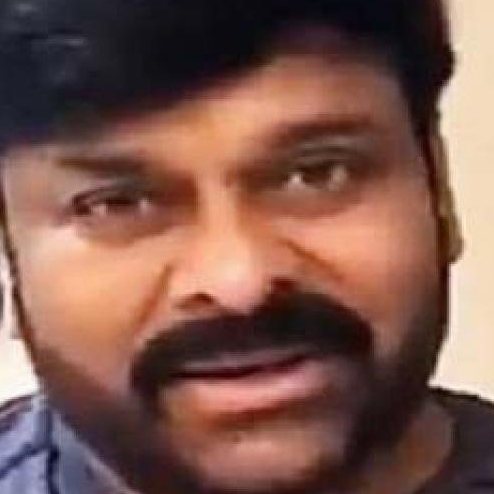
#> input picture model/dataset/cropped/chiranjeevi/chiranjeevi1.png, 494 x 494 px, given in place of sharapova1.jpg, which was not available
$ jupyter execute --allow-errors data_cleaning.ipynb   (shell and % lines are left out)   (text cells are left out)
#> lines starting #> are read from the running program, lines starting #| are printed output that depends on the picture; pictures that were not available may be replaced by others from this repository, and a replacement may not be noted
[cell 1]
import numpy as np
import cv2
import matplotlib
from matplotlib import pyplot as plt

[cell 2]
img = cv2.imread('./test_images/sharapova1.jpg')
#> img is the input picture: shape (494, 494, 3); mean B, G, R 77.2, 87.2, 124.1
img.shape
#> Out = (494, 494, 3)

[cell 3]
plt.imshow(img)

[cell 4]
gray = cv2.cvtColor(img, cv2.COLOR_BGR2GRAY)
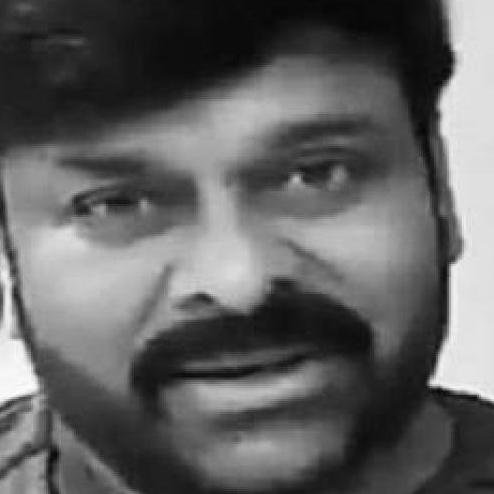
#> gray: shape (494, 494); min 6, max 255, mean 97.1
gray.shape
#> Out = (494, 494)

[cell 5]
gray

[cell 6]
plt.imshow(gray, cmap='gray')

[cell 7]
face_cascade = cv2.CascadeClassifier('./opencv/haarcascades/haarcascade_frontalface_default.xml')
eye_cascade = cv2.CascadeClassifier('./opencv/haarcascades/haarcascade_eye.xml')

faces = face_cascade.detectMultiScale(gray, 1.3, 5)
#> faces = ()
faces

#> (a cell that did not finish here is left out)

#> (a cell that did not finish here is left out)

[cell 10]
cv2.destroyAllWindows()
for (x,y,w,h) in faces:
    face_img = cv2.rectangle(img,(x,y),(x+w,y+h),(255,0,0),2)
    roi_gray = gray[y:y+h, x:x+w]
    roi_color = face_img[y:y+h, x:x+w]
    eyes = eye_cascade.detectMultiScale(roi_gray)
    for (ex,ey,ew,eh) in eyes:
        cv2.rectangle(roi_color,(ex,ey),(ex+ew,ey+eh),(0,255,0),2)
#> this loop made 0 passes


plt.figure()
#> (the rest of this cell did not finish here and is left out)

#> (a cell that did not finish here is left out)

[cell 12]
def get_cropped_image_if_2_eyes(image_path):
#> called with image_path = './test_images/sharapova1.jpg'
    img = cv2.imread(image_path)
    if img is None:
        print(f"Could not read the image at {image_path}. Skipping...")
        return None

    gray = cv2.cvtColor(img, cv2.COLOR_BGR2GRAY)
    faces = face_cascade.detectMultiScale(gray, 1.3, 5)
#> faces = ()
    for (x, y, w, h) in faces:
        roi_color = img[y:y+h, x:x+w]
        return roi_color  # Return the cropped image if found

    print(f"No faces found in {image_path}.")
    return None

[cell 13]
original_image = cv2.imread('./test_images/sharapova1.jpg')
plt.imshow(original_image)

[cell 14]
cropped_image = get_cropped_image_if_2_eyes('./test_images/sharapova1.jpg')
#> (the rest of this cell did not finish here and is left out)

[cell 15]
org_image_obstructed = cv2.imread('./test_images/sharapova2.jpg')
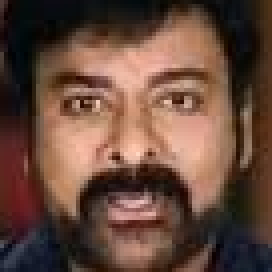
#> input picture model/dataset/cropped/chiranjeevi/chiranjeevi11.png, 68 x 68 px, given in place of sharapova2.jpg, which was not available (shown 4 times larger)
#> org_image_obstructed is the input picture: shape (68, 68, 3); mean B, G, R 60.1, 73, 102.6
plt.imshow(org_image_obstructed)

[cell 16]
cropped_image_no_2_eyes = get_cropped_image_if_2_eyes('./test_images/sharapova2.jpg')
#> call 2 of get_cropped_image_if_2_eyes, with image_path = './test_images/sharapova2.jpg'
#> in get_cropped_image_if_2_eyes (call 2), `gray = cv2.cvtColor(img, cv2.COLOR_BGR2GRAY)`:
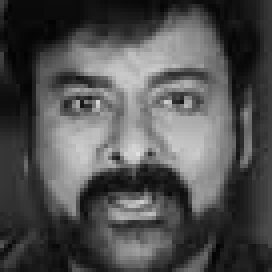
#> gray: shape (68, 68) (shown 4 times larger); min 2, max 224, mean 80.4
#> in get_cropped_image_if_2_eyes (call 2), `faces = face_cascade.detectMultiScale(gray, 1.3, 5)`: faces = [[8, 6, 53, 53]]
#> the loop in get_cropped_image_if_2_eyes, `for (x, y, w, h) in faces:` made 1 pass
#> pass 1, in get_cropped_image_if_2_eyes (call 2), `roi_color = img[y:y+h, x:x+w]`:
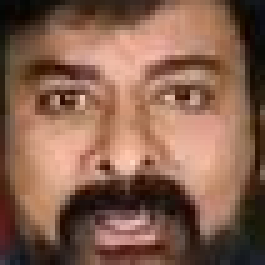
#> roi_color: shape (53, 53, 3) (shown 5 times larger); mean B, G, R 78, 96.3, 134
